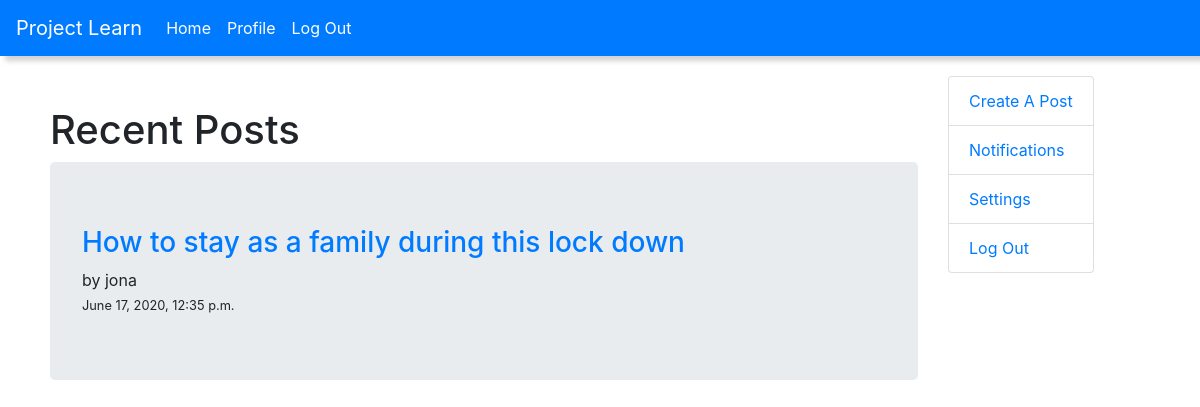
The app's page / (signed in) with its own data.
### blog/models.py (models this page shows, shortened)
class Post(models.Model):
    STATUS_CHOICES = (
        ('draft', 'Draft'),
        ('published', 'Published'),
    )
    tags=TaggableManager()
    title = models.CharField(max_length=250)
    slug = models.SlugField(max_length=250, unique_for_date='published')
    author = models.ForeignKey(
        User, on_delete=models.CASCADE, related_name='blog_posts')
    body = models.TextField()
    publish = models.DateTimeField(default=timezone.now)
    created = models.DateTimeField(auto_now_add=True)
    updated = models.DateTimeField(auto_now_add=True)
    status = models.CharField(
        max_length=10, choices=STATUS_CHOICES, default='draft')
    class Meta:
        ordering = ['-publish']

### blog/views.py (the view)
# urls.py: path('', views.index, name='home'),
def index(request):
    posts=Post.objects.all()
    if request.method =="POST":
        form=PostCreationForm(request.POST)
        if form.is_valid():
            form.save(commit=False)
            return redirect('blog:home')
    context={
        'posts':posts
    }
    return render(request, 'blog/index.html',context)

### blog/templates/blog/index.html (shortened to what this page needs)
{% extends 'blog/base.html' %}
{% block body %}
 {% if user.is_authenticated %}
 <div class="home">
    <div class="recent">
      <h1>Recent Posts</h1>
      {% for post in posts %}
        <div class="jumbotron">
          <div class="head-text">
            <a href="/posts/{{post.title}}/"><h3>{{post.title}}</h3></a> by {{post.author}}</div>
          <small class="post-time">{{post.created}}</small>
        </div>
      {% endfor %}
    </div>
  <div class="side-bar">
    <ul class="list-group">
      <li class="list-group-item"><a href="{% url 'blog:add_post' %}">Create A Post</a></li>
      <li class="list-group-item"><a href="">Notifications</a></li>
      <li class="list-group-item"><a href="">Settings</a></li>
      <li class="list-group-item"><a href="">Log Out</a></li>
    </ul>
  </div>
</div>
{% endif %} {% endblock body %}

### blog/static/blog/main.css (style rules this page uses)
a { text-decoration: none; }
.home { display: flex; padding: 20px; }
.recent { width: 80%; padding: 30px; }

### records on screen
Post: title "How to stay as a family during this lock down", author "jona", created "June 17, 2020, 12:35 p.m."
